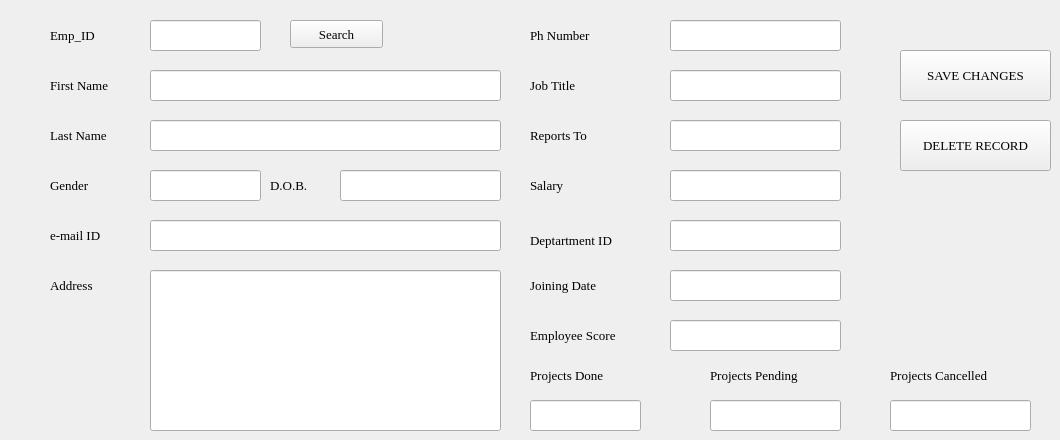
      <widget class="QWidget" name="tab_11">
       <attribute name="title">
        <string>search|edit employee</string>
       </attribute>
       <widget class="QLineEdit" name="lineEdit_23">
        <property name="geometry">
         <rect>
          <x>670</x>
          <y>270</y>
          <width>171</width>
          <height>31</height>
         </rect>
        </property>
        <property name="font">
         <font>
          <family>Georgia</family>
          <pointsize>10</pointsize>
         </font>
        </property>
       </widget>
       <widget class="QLineEdit" name="lineEdit_24">
        <property name="geometry">
         <rect>
          <x>150</x>
          <y>270</y>
          <width>351</width>
          <height>161</height>
         </rect>
        </property>
        <property name="font">
         <font>
          <family>Georgia</family>
          <pointsize>10</pointsize>
         </font>
        </property>
       </widget>
       <widget class="QLabel" name="label_24">
        <property name="geometry">
         <rect>
          <x>890</x>
          <y>360</y>
          <width>141</width>
          <height>31</height>
         </rect>
        </property>
        <property name="font">
         <font>
          <family>Georgia</family>
          <pointsize>10</pointsize>
         </font>
        </property>
        <property name="text">
         <string>Projects Cancelled</string>
        </property>
       </widget>
       <widget class="QLabel" name="label_25">
        <property name="geometry">
         <rect>
          <x>530</x>
          <y>120</y>
          <width>91</width>
          <height>31</height>
         </rect>
        </property>
        <property name="font">
         <font>
          <family>Georgia</family>
          <pointsize>10</pointsize>
         </font>
        </property>
        <property name="text">
         <string>Reports To</string>
        </property>
       </widget>
       <widget class="QLabel" name="label_26">
        <property name="geometry">
         <rect>
          <x>710</x>
          <y>360</y>
          <width>131</width>
          <height>31</height>
         </rect>
        </property>
        <property name="font">
         <font>
          <family>Georgia</family>
          <pointsize>10</pointsize>
         </font>
        </property>
        <property name="text">
         <string>Projects Pending</string>
        </property>
       </widget>
       <widget class="QLabel" name="label_27">
        <property name="geometry">
         <rect>
          <x>530</x>
          <y>220</y>
          <width>131</width>
          <height>41</height>
         </rect>
        </property>
        <property name="font">
         <font>
          <family>Georgia</family>
          <pointsize>10</pointsize>
          <weight>50</weight>
          <bold>false</bold>
         </font>
        </property>
        <property name="text">
         <string>Deptartment ID</string>
        </property>
       </widget>
       <widget class="QLabel" name="label_28">
        <property name="geometry">
         <rect>
          <x>530</x>
          <y>70</y>
          <width>91</width>
          <height>31</height>
         </rect>
        </property>
        <property name="font">
         <font>
          <family>Georgia</family>
          <pointsize>10</pointsize>
         </font>
        </property>
        <property name="text">
         <string>Job Title</string>
        </property>
       </widget>
       <widget class="QLabel" name="label_29">
        <property name="geometry">
         <rect>
          <x>530</x>
          <y>20</y>
          <width>91</width>
          <height>31</height>
         </rect>
        </property>
        <property name="font">
         <font>
          <family>Georgia</family>
          <pointsize>10</pointsize>
         </font>
        </property>
        <property name="text">
         <string>Ph Number</string>
        </property>
       </widget>
       <widget class="QLineEdit" name="lineEdit_25">
        <property name="geometry">
         <rect>
          <x>710</x>
          <y>400</y>
          <width>131</width>
          <height>31</height>
         </rect>
        </property>
        <property name="font">
         <font>
          <family>Georgia</family>
          <pointsize>10</pointsize>
         </font>
        </property>
       </widget>
       <widget class="QLabel" name="label_30">
        <property name="geometry">
         <rect>
          <x>50</x>
          <y>220</y>
          <width>91</width>
          <height>31</height>
         </rect>
        </property>
        <property name="font">
         <font>
          <family>Georgia</family>
          <pointsize>10</pointsize>
         </font>
        </property>
        <property name="text">
         <string>e-mail ID</string>
        </property>
       </widget>
       <widget class="QLineEdit" name="lineEdit_26">
        <property name="geometry">
         <rect>
          <x>150</x>
          <y>120</y>
          <width>351</width>
          <height>31</height>
         </rect>
        </property>
        <property name="font">
         <font>
          <family>Georgia</family>
          <pointsize>10</pointsize>
         </font>
        </property>
       </widget>
       <widget class="QLabel" name="label_31">
        <property name="geometry">
         <rect>
          <x>530</x>
          <y>170</y>
          <width>91</width>
          <height>31</height>
         </rect>
        </property>
        <property name="font">
         <font>
          <family>Georgia</family>
          <pointsize>10</pointsize>
         </font>
        </property>
        <property name="text">
         <string>Salary</string>
        </property>
       </widget>
       <widget class="QLineEdit" name="lineEdit_27">
        <property name="geometry">
         <rect>
          <x>150</x>
          <y>20</y>
          <width>111</width>
          <height>31</height>
         </rect>
        </property>
        <property name="font">
         <font>
          <family>Georgia</family>
          <pointsize>10</pointsize>
         </font>
        </property>
        <property name="text">
         <string/>
        </property>
       </widget>
       <widget class="QLabel" name="label_32">
        <property name="geometry">
         <rect>
          <x>50</x>
          <y>70</y>
          <width>91</width>
          <height>31</height>
         </rect>
        </property>
        <property name="font">
         <font>
          <family>Georgia</family>
          <pointsize>10</pointsize>
         </font>
        </property>
        <property name="text">
         <string>First Name</string>
        </property>
       </widget>
       <widget class="QLineEdit" name="lineEdit_28">
        <property name="geometry">
         <rect>
          <x>670</x>
          <y>20</y>
          <width>171</width>
          <height>31</height>
         </rect>
        </property>
        <property name="font">
         <font>
          <family>Georgia</family>
          <pointsize>10</pointsize>
         </font>
        </property>
       </widget>
       <widget class="QLineEdit" name="lineEdit_29">
        <property name="geometry">
         <rect>
          <x>530</x>
          <y>400</y>
          <width>111</width>
          <height>31</height>
         </rect>
        </property>
        <property name="font">
         <font>
          <family>Georgia</family>
          <pointsize>10</pointsize>
         </font>
        </property>
       </widget>
       <widget class="QLabel" name="label_33">
        <property name="geometry">
         <rect>
          <x>530</x>
          <y>320</y>
          <width>121</width>
          <height>31</height>
         </rect>
        </property>
        <property name="font">
         <font>
          <family>Georgia</family>
          <pointsize>10</pointsize>
         </font>
        </property>
        <property name="text">
         <string>Employee Score</string>
        </property>
       </widget>
       <widget class="QLineEdit" name="lineEdit_30">
        <property name="geometry">
         <rect>
          <x>340</x>
          <y>170</y>
          <width>161</width>
          <height>31</height>
         </rect>
        </property>
        <property name="font">
         <font>
          <family>Georgia</family>
          <pointsize>10</pointsize>
         </font>
        </property>
       </widget>
       <widget class="QLabel" name="label_34">
        <property name="geometry">
         <rect>
          <x>50</x>
          <y>170</y>
          <width>91</width>
          <height>31</height>
         </rect>
        </property>
        <property name="font">
         <font>
          <family>Georgia</family>
          <pointsize>10</pointsize>
         </font>
        </property>
        <property name="text">
         <string>Gender</string>
        </property>
       </widget>
       <widget class="QLineEdit" name="lineEdit_31">
        <property name="geometry">
         <rect>
          <x>150</x>
          <y>70</y>
          <width>351</width>
          <height>31</height>
         </rect>
        </property>
        <property name="font">
         <font>
          <family>Georgia</family>
          <pointsize>10</pointsize>
         </font>
        </property>
       </widget>
       <widget class="QLineEdit" name="lineEdit_32">
        <property name="geometry">
         <rect>
          <x>670</x>
          <y>120</y>
          <width>171</width>
          <height>31</height>
         </rect>
        </property>
        <property name="font">
         <font>
          <family>Georgia</family>
          <pointsize>10</pointsize>
         </font>
        </property>
       </widget>
       <widget class="QLabel" name="label_35">
        <property name="geometry">
         <rect>
          <x>530</x>
          <y>360</y>
          <width>111</width>
          <height>31</height>
         </rect>
        </property>
        <property name="font">
         <font>
          <family>Georgia</family>
          <pointsize>10</pointsize>
         </font>
        </property>
        <property name="text">
         <string>Projects Done</string>
        </property>
       </widget>
       <widget class="QLineEdit" name="lineEdit_33">
        <property name="geometry">
         <rect>
          <x>150</x>
          <y>220</y>
          <width>351</width>
          <height>31</height>
         </rect>
        </property>
        <property name="font">
         <font>
          <family>Georgia</family>
          <pointsize>10</pointsize>
         </font>
        </property>
       </widget>
       <widget class="QLineEdit" name="lineEdit_34">
        <property name="geometry">
         <rect>
          <x>670</x>
          <y>70</y>
          <width>171</width>
          <height>31</height>
         </rect>
        </property>
        <property name="font">
         <font>
          <family>Georgia</family>
          <pointsize>10</pointsize>
         </font>
        </property>
       </widget>
       <widget class="QLabel" name="label_36">
        <property name="geometry">
         <rect>
          <x>50</x>
          <y>20</y>
          <width>91</width>
          <height>31</height>
         </rect>
        </property>
        <property name="font">
         <font>
          <family>Georgia</family>
          <pointsize>10</pointsize>
         </font>
        </property>
        <property name="text">
         <string>Emp_ID</string>
        </property>
       </widget>
       <widget class="QLineEdit" name="lineEdit_35">
        <property name="geometry">
         <rect>
          <x>890</x>
          <y>400</y>
          <width>141</width>
          <height>31</height>
         </rect>
        </property>
        <property name="font">
         <font>
          <family>Georgia</family>
          <pointsize>10</pointsize>
         </font>
        </property>
       </widget>
       <widget class="QLabel" name="label_37">
        <property name="geometry">
         <rect>
          <x>50</x>
          <y>270</y>
          <width>91</width>
          <height>31</height>
         </rect>
        </property>
        <property name="font">
         <font>
          <family>Georgia</family>
          <pointsize>10</pointsize>
         </font>
        </property>
        <property name="text">
         <string>Address</string>
        </property>
       </widget>
       <widget class="QLineEdit" name="lineEdit_36">
        <property name="geometry">
         <rect>
          <x>670</x>
          <y>170</y>
          <width>171</width>
          <height>31</height>
         </rect>
        </property>
        <property name="font">
         <font>
          <family>Georgia</family>
          <pointsize>10</pointsize>
         </font>
        </property>
       </widget>
       <widget class="QLineEdit" name="lineEdit_37">
        <property name="geometry">
         <rect>
          <x>150</x>
          <y>170</y>
          <width>111</width>
          <height>31</height>
         </rect>
        </property>
        <property name="font">
         <font>
          <family>Georgia</family>
          <pointsize>10</pointsize>
         </font>
        </property>
       </widget>
       <widget class="QLineEdit" name="lineEdit_38">
        <property name="geometry">
         <rect>
          <x>670</x>
          <y>320</y>
          <width>171</width>
          <height>31</height>
         </rect>
        </property>
        <property name="font">
         <font>
          <family>Georgia</family>
          <pointsize>10</pointsize>
         </font>
        </property>
       </widget>
       <widget class="QLabel" name="label_38">
        <property name="geometry">
         <rect>
          <x>530</x>
          <y>270</y>
          <width>121</width>
          <height>31</height>
         </rect>
        </property>
        <property name="font">
         <font>
          <family>Georgia</family>
          <pointsize>10</pointsize>
         </font>
        </property>
        <property name="text">
         <string>Joining Date</string>
        </property>
       </widget>
       <widget class="QLabel" name="label_39">
        <property name="geometry">
         <rect>
          <x>50</x>
          <y>120</y>
          <width>91</width>
          <height>31</height>
         </rect>
        </property>
        <property name="font">
         <font>
          <family>Georgia</family>
          <pointsize>10</pointsize>
         </font>
        </property>
        <property name="text">
         <string>Last Name</string>
        </property>
       </widget>
       <widget class="QLabel" name="label_89">
        <property name="geometry">
         <rect>
          <x>270</x>
          <y>170</y>
          <width>61</width>
          <height>31</height>
         </rect>
        </property>
        <property name="font">
         <font>
          <family>Georgia</family>
          <pointsize>10</pointsize>
         </font>
        </property>
        <property name="text">
         <string>D.O.B.</string>
        </property>
       </widget>
       <widget class="QPushButton" name="pushButton_7">
        <property name="geometry">
         <rect>
          <x>290</x>
          <y>20</y>
          <width>93</width>
          <height>28</height>
         </rect>
        </property>
        <property name="font">
         <font>
          <family>Georgia</family>
          <pointsize>10</pointsize>
         </font>
        </property>
        <property name="text">
         <string>Search</string>
        </property>
       </widget>
       <widget class="QPushButton" name="pushButton_9">
        <property name="geometry">
         <rect>
          <x>900</x>
          <y>50</y>
          <width>151</width>
          <height>51</height>
         </rect>
        </property>
        <property name="font">
         <font>
          <family>Georgia</family>
          <pointsize>10</pointsize>
         </font>
        </property>
        <property name="text">
         <string>SAVE CHANGES</string>
        </property>
       </widget>
       <widget class="QPushButton" name="pushButton_10">
        <property name="geometry">
         <rect>
          <x>900</x>
          <y>120</y>
          <width>151</width>
          <height>51</height>
         </rect>
        </property>
        <property name="font">
         <font>
          <family>Georgia</family>
          <pointsize>10</pointsize>
         </font>
        </property>
        <property name="text">
         <string>DELETE RECORD</string>
        </property>
       </widget>
       <widget class="QLineEdit" name="lineEdit_41">
        <property name="geometry">
         <rect>
          <x>670</x>
          <y>220</y>
          <width>171</width>
          <height>31</height>
         </rect>
        </property>
        <property name="font">
         <font>
          <family>Georgia</family>
          <pointsize>10</pointsize>
         </font>
        </property>
       </widget>
      </widget>
